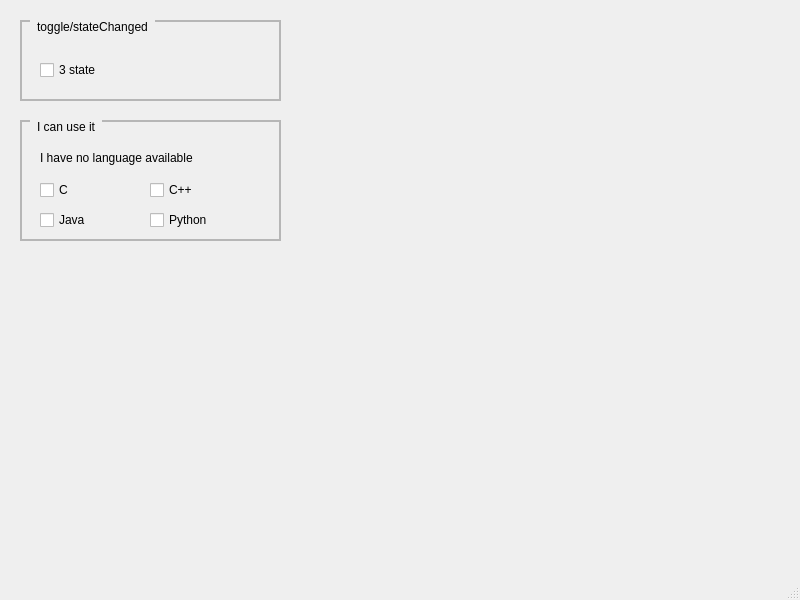
<?xml version="1.0" encoding="UTF-8"?>
<ui version="4.0">
 <class>MainWindow</class>
 <widget class="QMainWindow" name="MainWindow">
  <property name="geometry">
   <rect>
    <x>0</x>
    <y>0</y>
    <width>800</width>
    <height>600</height>
   </rect>
  </property>
  <property name="windowTitle">
   <string>MainWindow</string>
  </property>
  <property name="autoFillBackground">
   <bool>false</bool>
  </property>
  <property name="styleSheet">
   <string notr="true"/>
  </property>
  <widget class="QWidget" name="centralwidget">
   <widget class="QGroupBox" name="gboxToggleStateChanged">
    <property name="geometry">
     <rect>
      <x>20</x>
      <y>20</y>
      <width>261</width>
      <height>81</height>
     </rect>
    </property>
    <property name="styleSheet">
     <string notr="true">QGroupBox {
	border: 2px solid rgb(182,182,182);
	margin-top: 1ex;
}
QGroupBox::title {
	subcontrol-origin: margin;
	subcontrol-position: top left;
	padding: 0 5px;
	left: 10px;
}</string>
    </property>
    <property name="title">
     <string>toggle/stateChanged</string>
    </property>
    <widget class="QCheckBox" name="chkTri">
     <property name="geometry">
      <rect>
       <x>20</x>
       <y>40</y>
       <width>85</width>
       <height>20</height>
      </rect>
     </property>
     <property name="text">
      <string>3 state</string>
     </property>
     <property name="tristate">
      <bool>true</bool>
     </property>
    </widget>
   </widget>
   <widget class="QGroupBox" name="gboxICanUseIt">
    <property name="geometry">
     <rect>
      <x>20</x>
      <y>120</y>
      <width>261</width>
      <height>121</height>
     </rect>
    </property>
    <property name="styleSheet">
     <string notr="true">QGroupBox {
	border: 2px solid rgb(182,182,182);
	margin-top: 1ex;
}
QGroupBox::title {
	subcontrol-origin: margin;
	subcontrol-position: top left;
	padding: 0 5px;
	left: 10px;
}</string>
    </property>
    <property name="title">
     <string>I can use it</string>
    </property>
    <widget class="QCheckBox" name="chkC">
     <property name="geometry">
      <rect>
       <x>20</x>
       <y>60</y>
       <width>85</width>
       <height>20</height>
      </rect>
     </property>
     <property name="text">
      <string>C</string>
     </property>
    </widget>
    <widget class="QCheckBox" name="chkCpp">
     <property name="geometry">
      <rect>
       <x>130</x>
       <y>60</y>
       <width>85</width>
       <height>20</height>
      </rect>
     </property>
     <property name="text">
      <string>C++</string>
     </property>
    </widget>
    <widget class="QCheckBox" name="chkJava">
     <property name="geometry">
      <rect>
       <x>20</x>
       <y>90</y>
       <width>85</width>
       <height>20</height>
      </rect>
     </property>
     <property name="text">
      <string>Java</string>
     </property>
    </widget>
    <widget class="QCheckBox" name="chkPython">
     <property name="geometry">
      <rect>
       <x>130</x>
       <y>90</y>
       <width>85</width>
       <height>20</height>
      </rect>
     </property>
     <property name="text">
      <string>Python</string>
     </property>
    </widget>
    <widget class="QLabel" name="lblMsg">
     <property name="geometry">
      <rect>
       <x>20</x>
       <y>30</y>
       <width>391</width>
       <height>16</height>
      </rect>
     </property>
     <property name="text">
      <string>I have no language available</string>
     </property>
    </widget>
   </widget>
  </widget>
  <widget class="QMenuBar" name="menubar">
   <property name="geometry">
    <rect>
     <x>0</x>
     <y>0</y>
     <width>800</width>
     <height>22</height>
    </rect>
   </property>
  </widget>
  <widget class="QStatusBar" name="statusbar"/>
 </widget>
 <resources/>
 <connections/>
</ui>
